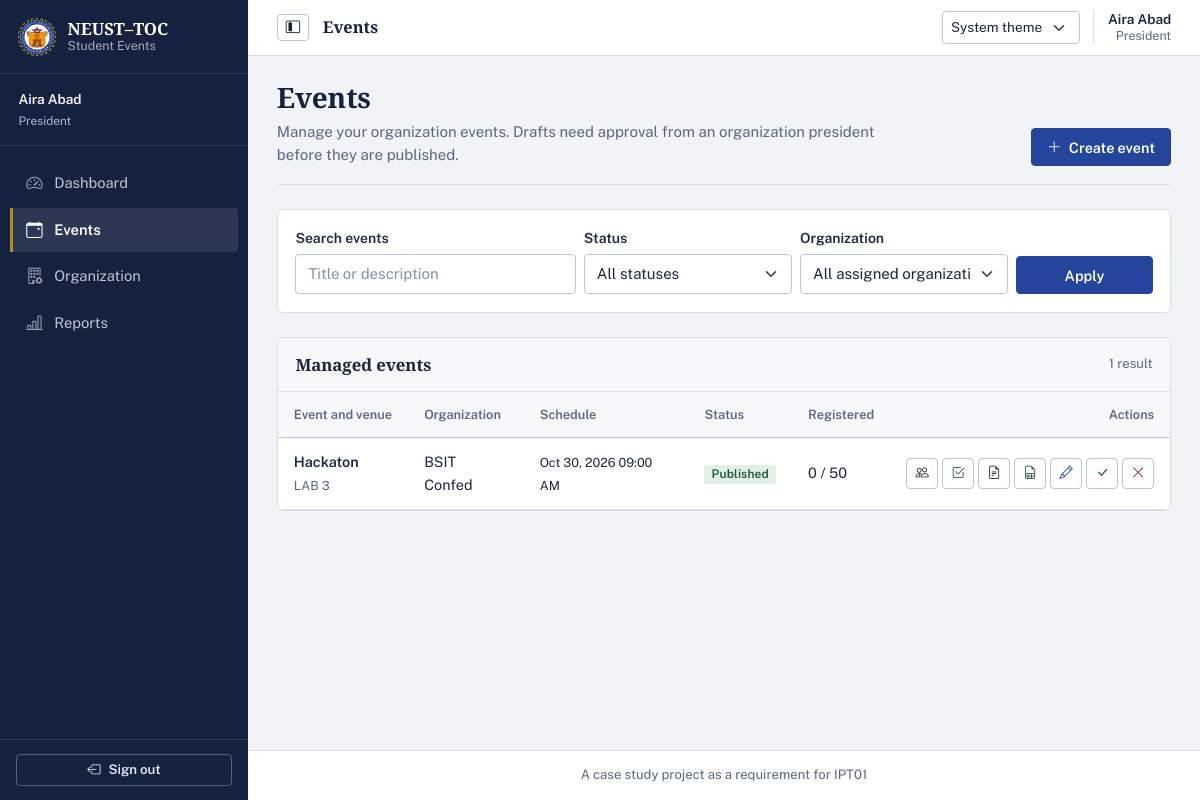
The page /officer/events (signed in) on the database as committed earlier.
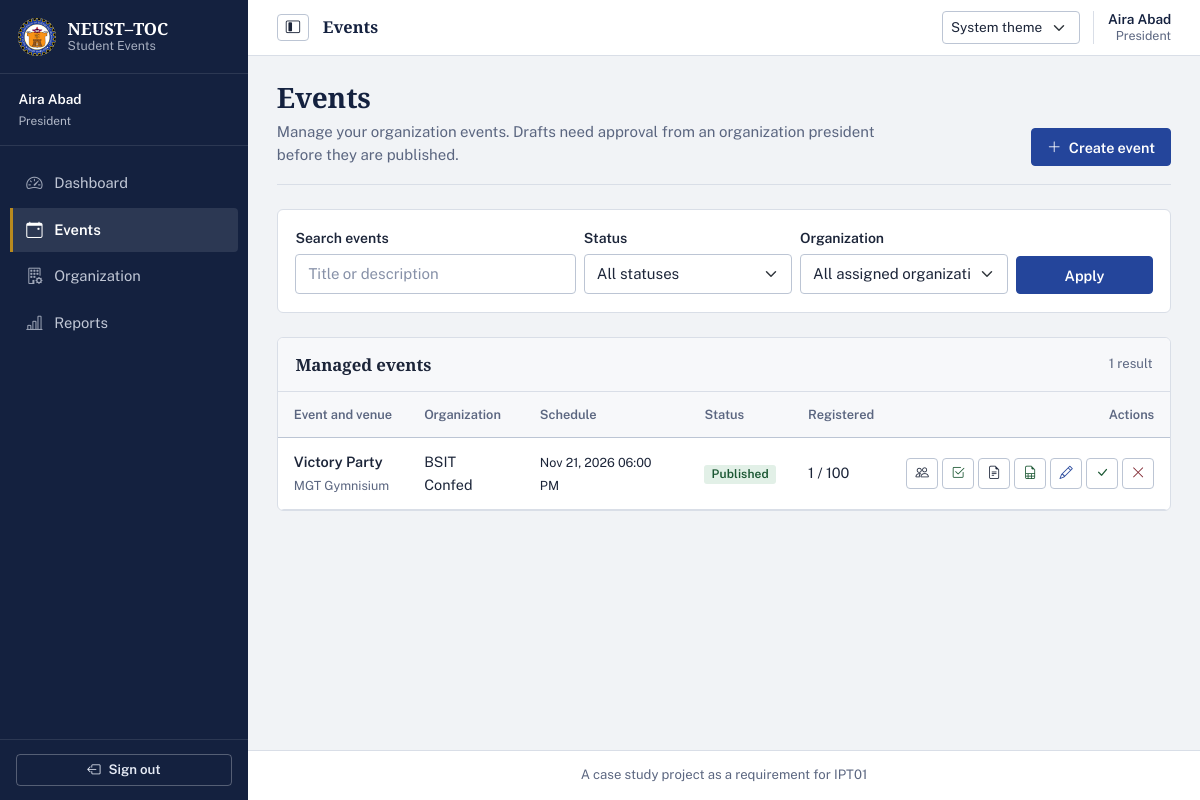
The same page on the database as committed later.
### tables this page shows
CREATE TABLE events (
    event_id INTEGER PRIMARY KEY AUTOINCREMENT,
    organization_id INTEGER NOT NULL,
    created_by INTEGER NOT NULL,
    title TEXT NOT NULL,
    description TEXT NOT NULL,
    venue TEXT NOT NULL,
    start_at TEXT NOT NULL,
    end_at TEXT,
    registration_deadline TEXT NOT NULL,
    capacity INTEGER NOT NULL CHECK(capacity > 0),
    status TEXT NOT NULL DEFAULT 'draft' CHECK(status IN ('draft', 'published', 'cancelled', 'completed')),
    created_at TEXT NOT NULL DEFAULT (strftime('%Y-%m-%d %H:%M:%S', 'now', 'localtime')),
    updated_at TEXT,
    FOREIGN KEY (organization_id) REFERENCES organizations(organization_id) ON DELETE RESTRICT,
    FOREIGN KEY (created_by) REFERENCES users(user_id) ON DELETE RESTRICT
);

CREATE TABLE organizations (
    organization_id INTEGER PRIMARY KEY AUTOINCREMENT,
    name TEXT NOT NULL UNIQUE,
    description TEXT,
    contact_email TEXT,
    is_active INTEGER NOT NULL DEFAULT 1 CHECK(is_active IN (0, 1)),
    created_at TEXT NOT NULL DEFAULT (strftime('%Y-%m-%d %H:%M:%S', 'now', 'localtime'))
);

### officer_routes.py (the view)
@officer_bp.route('/events')
@officer_required
def events():
    db = get_db()
    search = request.args.get('search', '').strip()
    status = request.args.get('status', '').strip()
    org_id = request.args.get('org_id', '').strip()
    page = request.args.get('page', 1, type=int)
    per_page = 20
    events_list, total = event_service.get_officer_events(
        db,
        session['user_id'],
        search=search or None,
        status=status or None,
        org_id=int(org_id) if org_id else None,
        page=page,
        per_page=per_page
    )
    total_pages = (total + per_page - 1) // per_page if total > 0 else 1
    orgs = event_service.get_officer_organizations(db, session['user_id'])
    president_org_ids = [
        org['organization_id'] for org in orgs
        if org['member_role'] == 'president'
    ]
    return render_template(
        'officer/events.html',
        events=events_list,
        organizations=orgs,
        search=search,
        status=status,
        org_id=org_id,
        page=page,
        total_pages=total_pages,
        total=total,
        president_org_ids=president_org_ids
    )

### db.py (called while the page is built)
def get_db():
    if 'db' not in g:
        db_path = current_app.config.get('DATABASE', Config.DATABASE)
        g.db = sqlite3.connect(db_path)
        g.db.row_factory = sqlite3.Row
        g.db.execute('PRAGMA foreign_keys = ON')
    return g.db

### officer_routes.py (called while the page is built)
def officer_required(f):
    @wraps(f)
    def decorated_function(*args, **kwargs):
        if 'user_id' not in session:
            flash('Please log in to access this page.', 'warning')
            return redirect(url_for('auth.login'))
        if session.get('role') not in ('officer', 'admin'):
            abort(403)
        db = get_db()
        user = auth_service.get_user_by_id(db, session['user_id'])
        if not user or not user['is_active']:
            session.clear()
            flash('Your account has been deactivated.', 'danger')
            return redirect(url_for('auth.login'))
        return f(*args, **kwargs)
    return decorated_function

### services/auth_service.py (called while the page is built)
def get_user_by_id(db, user_id):
    return db.execute('SELECT * FROM users WHERE user_id = ?', (user_id,)).fetchone()

### templates/officer/events.html (shortened to what the changed rows need)
{% extends "base.html" %}
{% block content %}
<header class="page-heading">
    <div>
        <h1>Events</h1>
    </div>
</header>
<section class="card data-table-card">
    <div class="card-header d-flex justify-content-between align-items-center py-3">
        <h2 class="card-title">Managed events</h2>
    </div>
    {% if events %}
    <div class="table-responsive">
        <table class="table table-hover align-middle">
            <thead><tr><th>Event and venue</th><th>Organization</th><th>Schedule</th><th>Status</th><th>Registered</th><th class="text-end">Actions</th></tr></thead>
            <tbody>
            {% for evt in events %}
            <tr>
                <td>
                    <div class="fw-semibold">{{ evt.title }}</div>
                    <small class="text-muted">{{ evt.venue }}</small>
                </td>
                <td>{{ evt.organization_name }}</td>
                <td><small>{{ evt.start_at|datetimeformat }}</small></td>
                <td>
                    {% if evt.status == 'published' %}<span class="badge bg-success">Published</span>
                    {% elif evt.status == 'completed' %}<span class="badge bg-info">Completed</span>
                    {% elif evt.status == 'cancelled' %}<span class="badge bg-danger">Cancelled</span>
                    {% elif session.role != 'admin' and evt.organization_id not in president_org_ids %}
                    <span class="badge bg-secondary">Draft · Awaiting approval</span>
                    {% else %}<span class="badge bg-secondary">Draft</span>{% endif %}
                </td>
                <td>{{ evt.reg_count }} / {{ evt.capacity }}</td>
                <td>
                    <div class="table-actions">
                        {% if evt.status in ('published', 'completed') %}
                        <a href="{{ url_for('officer.event_participants', event_id=evt.event_id) }}" class="btn btn-outline-secondary btn-sm" aria-label="Participants for {{ evt.title }}"><i class="bi bi-people" aria-hidden="true"></i></a>
                        <a href="{{ url_for('officer.event_attendance', event_id=evt.event_id) }}" class="btn btn-outline-success btn-sm" aria-label="Attendance for {{ evt.title }}"><i class="bi bi-check2-square" aria-hidden="true"></i></a>
                        <a href="{{ url_for('officer.event_report', event_id=evt.event_id) }}" class="btn btn-outline-secondary btn-sm" aria-label="Report for {{ evt.title }}"><i class="bi bi-file-earmark-text" aria-hidden="true"></i></a>
                        <a href="{{ url_for('officer.event_export_xlsx', event_id=evt.event_id) }}" class="btn btn-outline-success btn-sm" aria-label="Export Excel participants report for {{ evt.title }}"><i class="bi bi-file-earmark-spreadsheet" aria-hidden="true"></i></a>
                        {% endif %}
                        {% if evt.status == 'draft' or evt.status == 'published' and (session.role == 'admin' or evt.organization_id in president_org_ids) %}
                        <a href="{{ url_for('officer.event_edit', event_id=evt.event_id) }}" class="btn btn-outline-primary btn-sm" aria-label="Edit {{ evt.title }}"><i class="bi bi-pencil" aria-hidden="true"></i></a>
                        {% endif %}
                        {% if evt.status == 'published' %}
                        <form method="POST" action="{{ url_for('officer.event_complete', event_id=evt.event_id) }}">
                            <button type="submit" class="btn btn-outline-success btn-sm" aria-label="Complete {{ evt.title }}" data-confirm="Mark this event as completed?"><i class="bi bi-check-lg" aria-hidden="true"></i></button>
                        </form>
                        {% endif %}
                        {% if evt.status == 'published' %}
                        <form method="POST" action="{{ url_for('officer.event_cancel', event_id=evt.event_id) }}">
                            <button type="submit" class="btn btn-outline-danger btn-sm" aria-label="Cancel {{ evt.title }}" data-confirm="Are you sure you want to cancel this event?"><i class="bi bi-x-lg" aria-hidden="true"></i></button>
                        </form>
                        {% endif %}
                    </div>
                </td>
            </tr>
            {% endfor %}
            </tbody>
        </table>
    </div>
    {% else %}
    <div class="p-4">
        <h3 class="h5">No events match these filters</h3>
        <p class="text-muted mb-0">Adjust the search or status, or create an event.</p>
    </div>
    {% endif %}
</section>
{% endblock %}

Rows that differ between the two databases and show on the page:
removed events: title "Hackaton", venue "LAB 3", organization_name "BSIT Confed", start_at "Oct 30, 2026 09:00 AM", status "Published", reg_count "0", capacity "50"
added events: title "Victory Party", venue "MGT Gymnisium", organization_name "BSIT Confed", start_at "Nov 21, 2026 06:00 PM", status "Published", reg_count "1", capacity "100"
